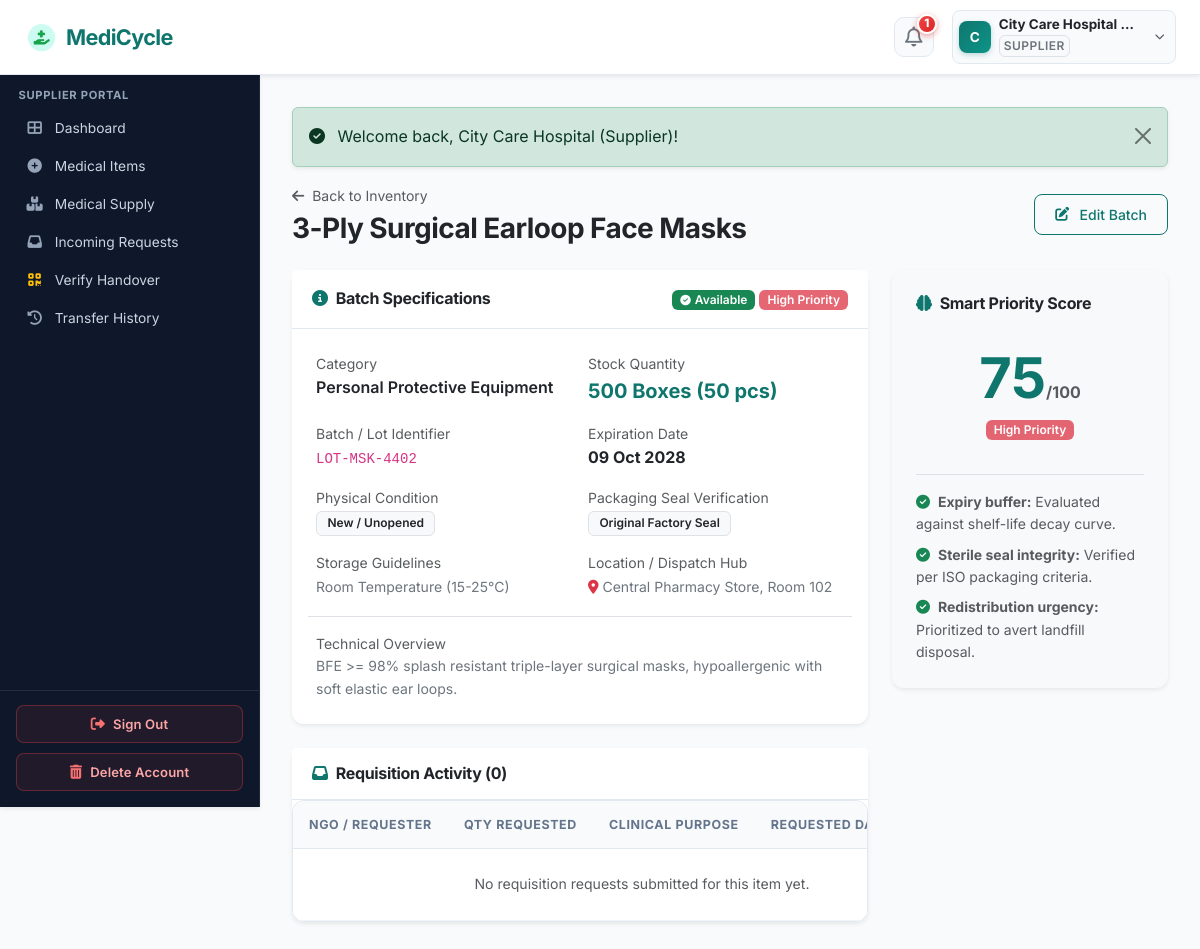
The page /supplier/view-supply.php?id=1 (signed in) on the database its author committed.
### tables this page shows
CREATE TABLE `organizations` (
  `id` int(11) NOT NULL AUTO_INCREMENT,
  `user_id` int(11) NOT NULL,
  `organization_name` varchar(150) NOT NULL,
  `organization_type` varchar(100) NOT NULL,
  `license_number` varchar(100) DEFAULT NULL,
  `address` text NOT NULL,
  `city` varchar(100) NOT NULL,
  `state` varchar(100) NOT NULL,
  `pincode` varchar(20) NOT NULL,
  `verification_status` enum('pending','verified','rejected') DEFAULT 'pending',
  `verification_notes` text DEFAULT NULL,
  `created_at` timestamp NOT NULL DEFAULT current_timestamp(),
  `updated_at` timestamp NOT NULL DEFAULT current_timestamp() ON UPDATE current_timestamp(),
  PRIMARY KEY (`id`),
  KEY `fk_org_user` (`user_id`),
  KEY `idx_org_city` (`city`),
  KEY `idx_org_status` (`verification_status`),
  CONSTRAINT `fk_org_user` FOREIGN KEY (`user_id`) REFERENCES `users` (`id`) ON DELETE CASCADE
);

CREATE TABLE `users` (
  `id` int(11) NOT NULL AUTO_INCREMENT,
  `name` varchar(100) NOT NULL,
  `email` varchar(100) NOT NULL,
  `password` varchar(255) NOT NULL,
  `phone` varchar(20) NOT NULL,
  `role` enum('admin','supplier','ngo','delivery') NOT NULL,
  `email_verified` tinyint(1) DEFAULT 1,
  `status` enum('active','inactive','suspended','pending') DEFAULT 'active',
  `created_at` timestamp NOT NULL DEFAULT current_timestamp(),
  `updated_at` timestamp NOT NULL DEFAULT current_timestamp() ON UPDATE current_timestamp(),
  PRIMARY KEY (`id`),
  UNIQUE KEY `email` (`email`),
  KEY `idx_user_role` (`role`),
  KEY `idx_user_status` (`status`)
);

CREATE TABLE `medical_supplies` (
  `id` int(11) NOT NULL AUTO_INCREMENT,
  `supplier_id` int(11) NOT NULL,
  `category_id` int(11) NOT NULL,
  `supply_name` varchar(150) NOT NULL,
  `description` text DEFAULT NULL,
  `quantity` int(11) NOT NULL,
  `unit` varchar(50) NOT NULL,
  `listing_type` enum('regular','surplus','disposal') NOT NULL DEFAULT 'regular',
  `condition_status` enum('New / Unopened','Sterile Sealed','Surplus Stock') NOT NULL,
  `packaging_status` enum('Original Factory Seal','Tamper Evident Packaging','Intact Outer Box') NOT NULL,
  `disposal_reason` varchar(255) DEFAULT NULL,
  `disposal_method` varchar(255) DEFAULT NULL,
  `expiry_date` date NOT NULL,
  `batch_number` varchar(100) DEFAULT NULL,
  `storage_requirements` varchar(150) DEFAULT 'Room Temperature',
  `location` varchar(150) NOT NULL,
  `city` varchar(100) NOT NULL,
  `availability_date` date DEFAULT NULL,
  `minimum_request_quantity` int(11) DEFAULT 1,
  `status` varchar(50) NOT NULL DEFAULT 'Available',
  `priority_score` int(11) DEFAULT 50,
  `priority_level` enum('Low','Medium','High','Critical') DEFAULT 'Medium',
  `admin_notes` text DEFAULT NULL,
  `image_path` varchar(255) DEFAULT NULL,
  `created_at` timestamp NOT NULL DEFAULT current_timestamp(),
  `updated_at` timestamp NOT NULL DEFAULT current_timestamp() ON UPDATE current_timestamp(),
  PRIMARY KEY (`id`),
  KEY `fk_supply_supplier` (`supplier_id`),
  KEY `fk_supply_category` (`category_id`),
  KEY `idx_supply_status` (`status`),
  KEY `idx_supply_city` (`city`),
  KEY `idx_supply_expiry` (`expiry_date`),
  KEY `idx_supply_priority` (`priority_score`),
  KEY `idx_supply_listing_type` (`listing_type`),
  CONSTRAINT `fk_supply_category` FOREIGN KEY (`category_id`) REFERENCES `categories` (`id`),
  CONSTRAINT `fk_supply_supplier` FOREIGN KEY (`supplier_id`) REFERENCES `users` (`id`) ON DELETE CASCADE
);

CREATE TABLE `categories` (
  `id` int(11) NOT NULL AUTO_INCREMENT,
  `category_name` varchar(100) NOT NULL,
  `description` text DEFAULT NULL,
  `icon` varchar(50) DEFAULT 'fa-box-medical',
  `status` enum('active','inactive') DEFAULT 'active',
  `created_at` timestamp NOT NULL DEFAULT current_timestamp(),
  PRIMARY KEY (`id`),
  UNIQUE KEY `category_name` (`category_name`)
);

### supplier/view-supply.php (the view, shortened to what the rows shown need)
<?php
require_once __DIR__ . '/../config/config.php';
require_role('supplier');
$userId = $_SESSION['user_id'];
$supplyId = (int)($_GET['id'] ?? 0);
$stmt = $pdo->prepare("SELECT s.*, c.category_name
                       FROM medical_supplies s
                       JOIN categories c ON s.category_id = c.id
                       WHERE s.id = ? AND s.supplier_id = ? LIMIT 1");
$stmt->execute([$supplyId, $userId]);
$supply = $stmt->fetch();
include __DIR__ . '/../includes/header.php';
include __DIR__ . '/../includes/navbar.php';
?>
<div class="app-container">
    <?php include __DIR__ . '/../includes/sidebar.php'; ?>
    <div class="app-content">
        <div class="d-flex justify-content-between align-items-center mb-4">
            <div>
                <a href="<?php echo BASE_URL; ?>/supplier/inventory.php" class="text-decoration-none text-muted small">
                    <i class="fas fa-arrow-left me-1"></i> Back to Inventory
                </a>
                <h3 class="fw-bold text-dark mt-1 mb-0"><?php echo e($supply['supply_name']); ?></h3>
            </div>
        </div>
        <div class="row g-4">
            <div class="col-lg-8">
                <div class="card border-0 shadow-sm mb-4">
                    <div class="card-header bg-white py-3">
                        <div class="d-flex justify-content-between align-items-center">
                            <div>
                                <?php echo status_badge($supply['status']); ?>
                                <?php echo priority_badge($supply['priority_level']); ?>
                            </div>
                        </div>
                    </div>
                    <div class="card-body p-4">
                        <div class="row g-3">
                            <div class="col-sm-6">
                                <label class="text-muted small d-block">Category</label>
                                <span class="fw-semibold text-dark"><?php echo e($supply['category_name']); ?></span>
                            </div>
                            <div class="col-sm-6">
                                <label class="text-muted small d-block">Stock Quantity</label>
                                <span class="fw-bold fs-5 text-teal"><?php echo number_format($supply['quantity']) . ' ' . e($supply['unit']); ?></span>
                            </div>
                            <div class="col-sm-6">
                                <label class="text-muted small d-block">Batch / Lot Identifier</label>
                                <code><?php echo e($supply['batch_number'] ?? 'N/A'); ?></code>
                            </div>
                            <div class="col-sm-6">
                                <label class="text-muted small d-block">Expiration Date</label>
                                <span class="fw-bold text-dark"><?php echo format_date($supply['expiry_date']); ?></span>
                            </div>
                            <div class="col-sm-6">
                                <label class="text-muted small d-block">Physical Condition</label>
                                <span class="badge bg-light text-dark border"><?php echo e($supply['condition_status']); ?></span>
                            </div>
                            <div class="col-sm-6">
                                <label class="text-muted small d-block">Packaging Seal Verification</label>
                                <span class="badge bg-light text-dark border"><?php echo e($supply['packaging_status']); ?></span>
                            </div>
                            <div class="col-sm-6">
                                <label class="text-muted small d-block">Storage Guidelines</label>
                                <span class="text-secondary small"><?php echo e($supply['storage_requirements']); ?></span>
                            </div>
                            <div class="col-sm-6">
                                <label class="text-muted small d-block">Location / Dispatch Hub</label>
                                <span class="text-secondary small"><i class="fas fa-map-marker-alt text-danger me-1"></i><?php echo e($supply['location']); ?></span>
                            </div>
                            <div class="col-12 border-top pt-3">
                                <label class="text-muted small d-block">Technical Overview</label>
                                <p class="text-secondary mb-0 small"><?php echo nl2br(e($supply['description'] ?? 'No additional technical notes provided.')); ?></p>
                            </div>
                        </div>
                    </div>
                </div>
                <div class="card border-0 shadow-sm">
                    <div class="card-body p-0">
                        <div class="table-responsive">
                            <table class="table table-hover align-middle mb-0">
                                <thead class="table-light">
                                    <tr>
                                        <th>NGO / Requester</th>
                                        <th>Qty Requested</th>
                                        <th>Clinical Purpose</th>
                                        <th>Requested Date</th>
                                    </tr>
                                </thead>
                            </table>
                        </div>
                    </div>
                </div>
            </div>
            <div class="col-lg-4">
                <div class="card border-0 shadow-sm p-4 mb-4 bg-light">
                    <div class="text-center my-3">
                        <div class="display-4 fw-bold text-teal" style="color:#0f766e;"><?php echo $supply['priority_score']; ?><span class="fs-6 text-muted">/100</span></div>
                        <div class="mt-1"><?php echo priority_badge($supply['priority_level']); ?></div>
                    </div>
                </div>
            </div>
        </div>
    </div>
</div>
<?php include __DIR__ . '/../includes/footer.php'; ?>

### includes/navbar.php (shortened to what the rows shown need)
<?php
$currentUser = current_user();
$unreadNotifCount = 0;
if ($currentUser && isset($pdo)) {
    $unreadNotifCount = get_unread_notifications_count($pdo, $currentUser['id']);
}
$inPortal = (bool)preg_match('#/(supplier|ngo|delivery)/#i', $_SERVER['PHP_SELF'] ?? '');
?>
<nav class="navbar navbar-expand-lg navbar-medicycle sticky-top shadow-sm">
    <div class="container-fluid px-2 px-sm-3 px-lg-4 d-flex align-items-center justify-content-between">
        <?php if ($inPortal): ?>
            <div class="d-flex align-items-center gap-1 gap-sm-2 gap-md-3">
                <div class="dropdown position-relative">
                    <button type="button" class="btn notif-icon-btn position-relative" id="notifDropdown" aria-expanded="false" title="Notifications" onclick="togglePortalDropdown('notifDropdownMenu', event)">
                        <i class="far fa-bell fs-5 text-secondary"></i>
                        <?php if ($unreadNotifCount > 0): ?>
                            <span class="notif-pulse-badge">
                                <?php echo $unreadNotifCount; ?>
                            </span>
                        <?php endif; ?>
                    </button>
                </div>
                <?php
                $displayName = $currentUser['name'] ?? ($_SESSION['user_name'] ?? 'User');
                $displayRole = $currentUser['role'] ?? ($_SESSION['role'] ?? '');
                ?>
                <div class="dropdown position-relative">
                    <button type="button" class="btn user-profile-capsule d-flex align-items-center gap-1 gap-sm-2 text-dark shadow-2xs" id="userDropdown" aria-expanded="false" onclick="togglePortalDropdown('userDropdownMenu', event)">
                        <div class="user-avatar-circle">
                            <?php echo strtoupper(substr($displayName, 0, 1)); ?>
                        </div>
                        <div class="text-start pe-1 user-profile-info">
                            <span class="d-block fw-bold text-dark leading-tight user-profile-name"><?php echo e($displayName); ?></span>
                            <?php if ($displayRole): ?>
                                <span class="badge text-uppercase text-secondary bg-light border p-1 user-profile-role d-none d-sm-inline-block"><?php echo strtoupper(e($displayRole)); ?></span>
                            <?php endif; ?>
                        </div>
                        <i class="fas fa-chevron-down text-muted small ms-1" style="font-size:0.62rem;"></i>
                    </button>
                </div>
            </div>
        <?php endif; ?>
    </div>
</nav>

### includes/sidebar.php (shortened to what the rows shown need)
<?php
$currentUser = current_user();
$userRole = $currentUser['role'] ?? ($_SESSION['role'] ?? '');
?>
<aside class="app-sidebar shadow-sm">
    <div class="sidebar-heading">
        <?php echo strtoupper(e($userRole)); ?> PORTAL
    </div>
    <ul class="nav flex-column mb-auto">
        <?php if ($userRole === 'supplier'): ?>
            <li class="nav-item">
            </li>
            <li class="nav-item">
            </li>
            <li class="nav-item">
            </li>
            <li class="nav-item">
            </li>
            <li class="nav-item">
            </li>
            <li class="nav-item">
            </li>
        <?php endif; ?>
    </ul>
    <div class="sidebar-footer mt-auto d-none d-lg-flex">
        <button type="button" class="btn-sidebar-signout" onclick="openSignOutModal(event)">
        </button>
        <button type="button" class="btn-sidebar-delete" data-bs-toggle="modal" data-bs-target="#deleteAccountModal">
        </button>
    </div>
</aside>

### includes/functions.php (shortened to what the rows shown need)
<?php
function e($string) {
    return htmlspecialchars((string)($string ?? ''), ENT_QUOTES, 'UTF-8');
}
function format_date($dateStr, $format = 'd M Y') {
    $timestamp = strtotime($dateStr);
    return $timestamp ? date($format, $timestamp) : 'N/A';
}
function status_badge($status) {
    $status = trim($status);
    $lower = strtolower($status);
    $class = match($lower) {
        'available', 'completed', 'received', 'verified' => 'bg-success text-white',
        'accepted', 'approved' => 'bg-info text-dark',
        'ready for handover' => 'bg-primary text-white',
        'collected' => 'bg-secondary text-white',
        'pending', 'reserved' => 'bg-warning text-dark',
        'rejected', 'cancelled', 'inactive', 'suspended' => 'bg-danger text-white',
        default => 'bg-secondary text-white'
    };
    $icon = match($lower) {
        'available' => 'fa-check-circle',
        'accepted', 'approved' => 'fa-handshake',
        'ready for handover' => 'fa-box-open',
        'collected' => 'fa-people-carry-box',
        'completed', 'received' => 'fa-check-double',
        'pending' => 'fa-clock',
        'rejected', 'cancelled' => 'fa-times-circle',
        default => 'fa-circle'
    };
    $label = match($lower) {
        'approved' => 'Awaiting Handshake',
        default => ucfirst($status)
    };
    return '<span class="badge ' . $class . ' px-2 py-1"><i class="fas ' . $icon . ' me-1 small"></i>' . e($label) . '</span>';
}
function priority_badge($priority) {
    $priority = trim($priority);
    $class = match(strtolower($priority)) {
        'critical' => 'bg-danger text-white',
        'high'     => 'bg-danger bg-opacity-75 text-white',
        'medium'   => 'bg-warning text-dark',
        'low'      => 'bg-info text-dark',
        default    => 'bg-secondary text-white'
    };
    return '<span class="badge ' . $class . ' px-2 py-1">' . e(ucfirst($priority)) . ' Priority</span>';
}
function get_unread_notifications_count($pdo, $user_id) {
    try {
        $stmt = $pdo->prepare("SELECT COUNT(*) FROM notifications WHERE user_id = ? AND is_read = 0");
        $stmt->execute([$user_id]);
        return (int)$stmt->fetchColumn();
    } catch (PDOException $e) {
        return 0;
    }
}

### rows shown on the page
organizations: user.name "C", user.name "City Care Hospital…", user.role "SUPPLIER"
medical_supplies: supply_name "3-Ply Surgical Earloop Face Masks", status "Available", priority_level "High High", category.category_name "Personal Protective Equipment", quantity "500", unit "Boxes (50 pcs)", batch_number "LOT-MSK-4402", expiry_date "09 Oct 2028", condition_status "New / Unopened", packaging_status "Original Factory Seal", storage_requirements "Room Temperature (15-25°C)", location "Central Pharmacy Store, Room 102", description "BFE >= 98% splash resistant triple-layer surgical masks, hypoallergenic with soft elastic ear loops.", priority_score "75"

### other values the page prints
$unreadNotifCount "1"
$message "Welcome back, City Care Hospital (Supplier)!"
count($requests) "0"
